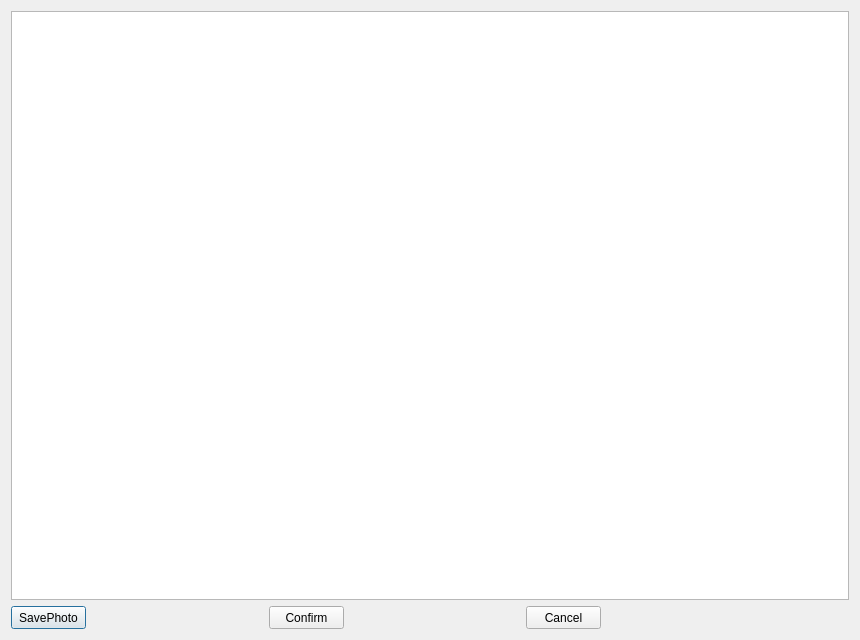
<?xml version="1.0" encoding="UTF-8"?>
<ui version="4.0">
 <class>Calibration</class>
 <widget class="QDialog" name="Calibration">
  <property name="geometry">
   <rect>
    <x>0</x>
    <y>0</y>
    <width>860</width>
    <height>640</height>
   </rect>
  </property>
  <property name="minimumSize">
   <size>
    <width>860</width>
    <height>640</height>
   </size>
  </property>
  <property name="windowTitle">
   <string>Dialog</string>
  </property>
  <layout class="QVBoxLayout" name="verticalLayout">
   <item>
    <widget class="QChartView" name="graphicsView"/>
   </item>
   <item>
    <layout class="QHBoxLayout" name="horizontalLayout" stretch="0,0,0,0,0,0">
     <property name="spacing">
      <number>10</number>
     </property>
     <property name="rightMargin">
      <number>75</number>
     </property>
     <item>
      <widget class="QPushButton" name="savePhotoBtn">
       <property name="minimumSize">
        <size>
         <width>75</width>
         <height>23</height>
        </size>
       </property>
       <property name="maximumSize">
        <size>
         <width>75</width>
         <height>23</height>
        </size>
       </property>
       <property name="text">
        <string>SavePhoto</string>
       </property>
      </widget>
     </item>
     <item>
      <spacer name="horizontalSpacer">
       <property name="orientation">
        <enum>Qt::Horizontal</enum>
       </property>
       <property name="sizeHint" stdset="0">
        <size>
         <width>40</width>
         <height>20</height>
        </size>
       </property>
      </spacer>
     </item>
     <item>
      <widget class="QPushButton" name="ConfirmBtn">
       <property name="maximumSize">
        <size>
         <width>75</width>
         <height>23</height>
        </size>
       </property>
       <property name="text">
        <string>Confirm</string>
       </property>
      </widget>
     </item>
     <item>
      <spacer name="horizontalSpacer_2">
       <property name="orientation">
        <enum>Qt::Horizontal</enum>
       </property>
       <property name="sizeHint" stdset="0">
        <size>
         <width>40</width>
         <height>20</height>
        </size>
       </property>
      </spacer>
     </item>
     <item>
      <widget class="QPushButton" name="CancelBtn">
       <property name="maximumSize">
        <size>
         <width>75</width>
         <height>23</height>
        </size>
       </property>
       <property name="text">
        <string>Cancel</string>
       </property>
      </widget>
     </item>
     <item>
      <spacer name="horizontalSpacer_3">
       <property name="orientation">
        <enum>Qt::Horizontal</enum>
       </property>
       <property name="sizeHint" stdset="0">
        <size>
         <width>40</width>
         <height>20</height>
        </size>
       </property>
      </spacer>
     </item>
    </layout>
   </item>
  </layout>
 </widget>
 <customwidgets>
  <customwidget>
   <class>QChartView</class>
   <extends>QGraphicsView</extends>
   <header>qchartview.h</header>
  </customwidget>
 </customwidgets>
 <resources/>
 <connections/>
</ui>
